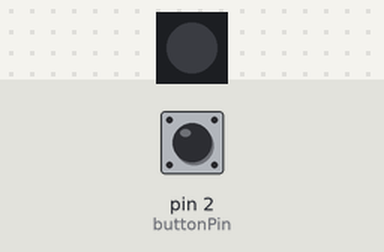
Recording of a sketch running on a simulated Arduino Uno, built with avr-gcc and run on an emulated ATmega328P. Parts: 1 RGB LEDs in strip order, left to right. The inputs (shaded band) are chosen by the test bench; at power-on: pin 2 (buttonPin) LOW.

Above: at 1.2 s.
1.3 s: pin 2 (buttonPin) pulled HIGH for 0.15 s
At 2.5 s:
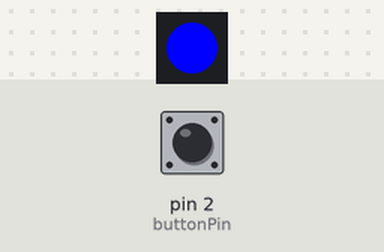
2.9 s: pin 2 (buttonPin) pulled HIGH for 1 s
At 4.0 s:
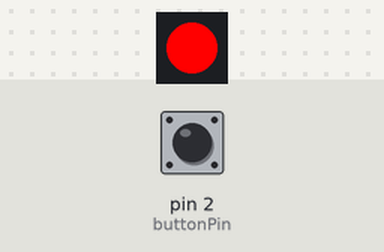
5.4 s: pin 2 (buttonPin) pulled HIGH for 0.15 s
At 5.9 s:
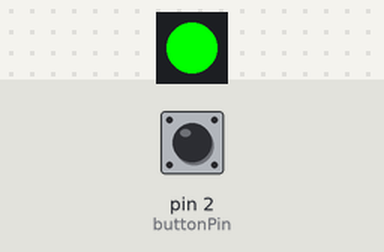
7.0 s: pin 2 (buttonPin) pulled HIGH for 3.2 s
At 8.3 s:
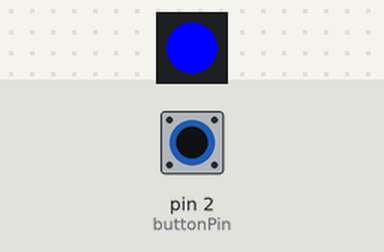
Timing chart, 0 to 10.0 s (numbered marks = the images above; inputs shaded):
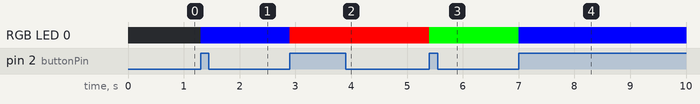

The sketch:

9_RGB_button_acting_machine.ino
```cpp
// Button presses cycle between 3 colors on a Grove chainable RGB led
// Program structured to match the Acting Machine Diagram

// ---------------------------------------------- Libraries

#include <FastLED.h>

// ---------------------------------------------- Variables

// Connections to the Chainable RGB LED
#define CLOCK_PIN 7
#define DATA_PIN 8

// How many leds in the chain?
#define NUM_LEDS 1

// An array to hold the led data
CRGB leds[NUM_LEDS];

// button on port D2
int buttonPin = 2;

// booleans can have only 2 states : 0/1, true/false, HIGH/LOW
boolean buttonCurrentState;
boolean buttonPreviousState;

// ---------------------------------------------- setup() & loop()

void setup() {
  // Initialize Chainable LEDs
  FastLED.addLeds<P9813, DATA_PIN, CLOCK_PIN, RGB>(leds, NUM_LEDS);
  leds[0].setRGB(0, 0, 0);
  FastLED.show();

  pinMode(buttonPin, INPUT);
}

void loop() {
  updateStateMachine(); // nothing is to be changed or added in the loop()
}


// ---------------------------------------------- Acting Machine cause functions

boolean buttonPressed() {

  int button_pressed = false;

  // read state of button input pin
  buttonCurrentState = digitalRead(buttonPin);

  // has the button been pressed?
  if (buttonCurrentState == HIGH && buttonPreviousState == LOW) {
    button_pressed = true;
  }

  // store current button state in 'memory' variable to check against in next call
  buttonPreviousState = buttonCurrentState;

  // return result
  return (button_pressed);
}

// ---------------------------------------------- Acting Machine effect functions

void ledsOff() {
  leds[0].setRGB(0, 0, 0);
  FastLED.show();
}

void ledsBlue() {
  leds[0].setRGB(0, 0, 255);
  FastLED.show();
}

void ledsRed() {
  leds[0].setRGB(255, 0, 0);
  FastLED.show();
}

void ledsGreen() {
  leds[0].setRGB(0, 255, 0);
  FastLED.show();
}


// ------------------------------------------ Acting Machine control flow

// Collection of states for the Acting Machine
const int state_idle = 0;
const int state_blue = 1;
const int state_red = 2;
const int state_green = 3;

// Remember the current state (start at state_idle)
int current_state = state_idle;

void updateStateMachine ()
{
  switch (current_state) {

    // -------------------------------------- State idle
    case state_idle :
      if (buttonPressed()) {
        ledsBlue();
        current_state = state_blue;
      }
      break;

    // -------------------------------------- State blue
    case state_blue :
      if (buttonPressed()) {
        ledsRed();
        current_state = state_red;
      }
      break;

    // -------------------------------------- State red
    case state_red :
      if (buttonPressed()) {
        ledsGreen();
        current_state = state_green;
      }
      break;

    // -------------------------------------- State gree
    case state_green :
      if (buttonPressed()) {
        ledsBlue();
        current_state = state_blue;
      }
      break;
  }
} // updateStateMachine
```

Measured:
- after the input at 1.3 s, RGB LED 0: off → RGB(0, 0, 255) at once
- after the input at 2.9 s, RGB LED 0: RGB(0, 0, 255) → RGB(255, 0, 0) at once
- after the input at 5.4 s, RGB LED 0: RGB(255, 0, 0) → RGB(0, 255, 0) at once
- after the input at 7.0 s, RGB LED 0: RGB(0, 255, 0) → RGB(0, 0, 255) at once
